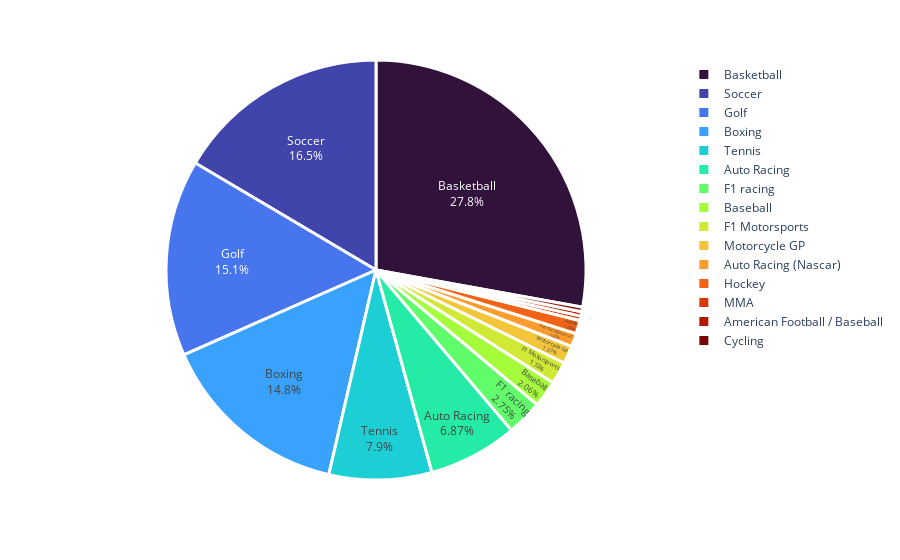

Notebook cell for this chart:
### Markdown cell above
### column: Sport

### Code cell
sport = data['Sport'].value_counts()

fig = px.pie(sport.value_counts(),
            values=sport.values,
            names=sport.index,
            color_discrete_sequence=px.colors.sequential.Turbo)

fig.update_traces(textposition='inside',
                 textinfo='percent+label',
                 marker=dict(line=dict(color='white', width=3)))

fig.show()

### Figure 1 — Plotly figure (JSON) as saved in the notebook; plotly's stock layout.template omitted (floating-point values rounded to 4 significant figures)
{"data": [{"domain": {"x": [0, 1], "y": [0, 1]}, "hovertemplate": "label=%{label}<br>value=%{value}<extra></extra>", "labels": ["Basketball", "Soccer", "Golf", "Boxing", "Tennis", "Auto Racing", "F1 racing", "Baseball", "F1 Motorsports", "Motorcycle GP", "Auto Racing (Nascar)", "Hockey", "MMA", "American Football / Baseball", "Cycling"], "legendgroup": "", "marker": {"line": {"color": "white", "width": 3}}, "name": "", "showlegend": true, "textinfo": "percent+label", "textposition": "inside", "type": "pie", "values": [81, 48, 44, 43, 23, 20, 8, 6, 5, 4, 3, 3, 1, 1, 1]}], "layout": {"legend": {"tracegroupgap": 0}, "margin": {"t": 60}, "piecolorway": ["#30123b", "#4145ab", "#4675ed", "#39a2fc", "#1bcfd4", "#24eca6", "#61fc6c", "#a4fc3b", "#d1e834", "#f3c63a", "#fe9b2d", "#f36315", "#d93806", "#b11901", "#7a0402"]}}
